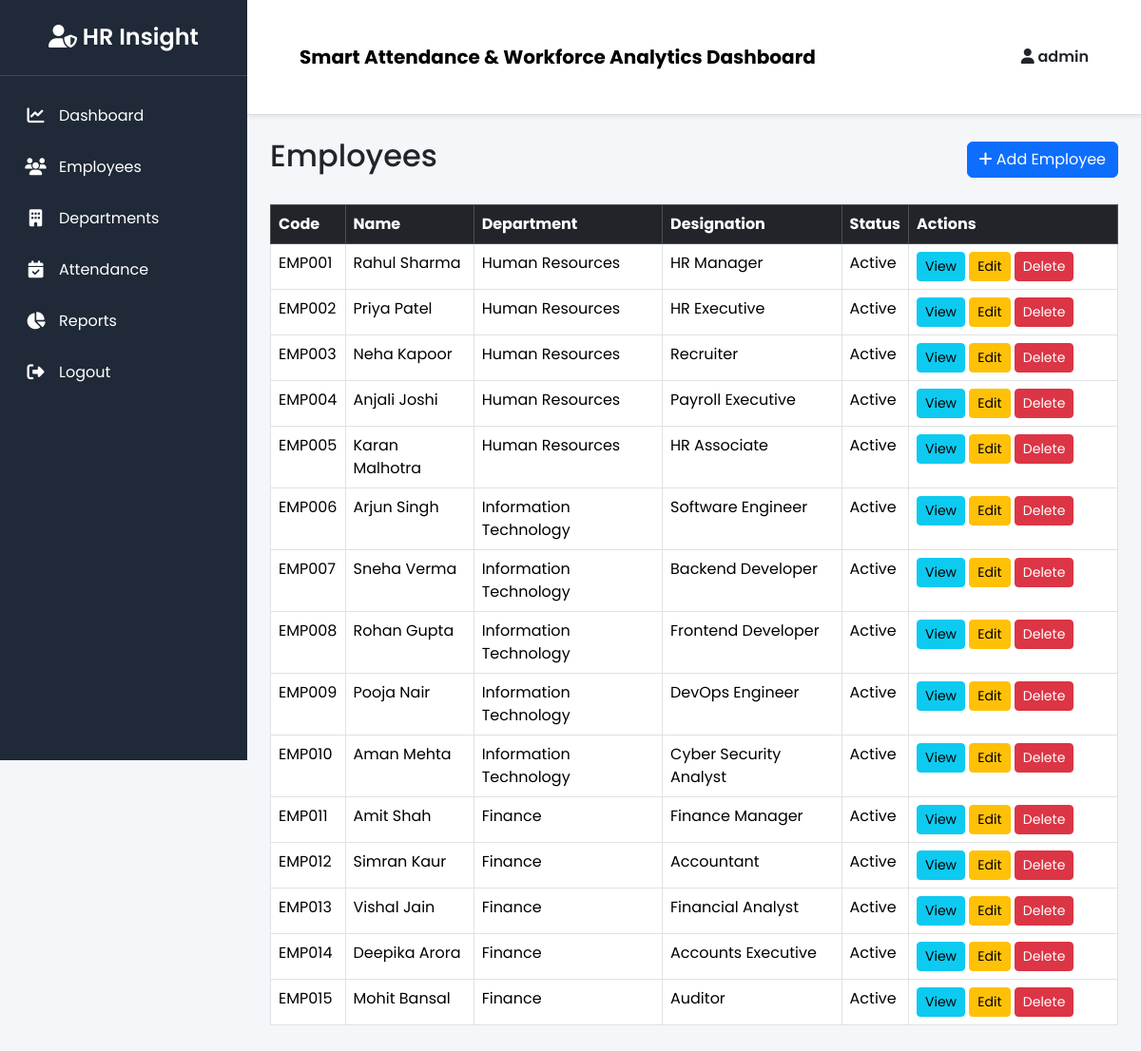
Page /employees/ (signed in) on the committed database.
### app/models/user.py (models this page shows, shortened)
class User(UserMixin, db.Model):
    __tablename__ = "users"
    id = db.Column(db.Integer, primary_key=True)
    username = db.Column(db.String(100), nullable=False)
    email = db.Column(db.String(120), unique=True, nullable=False)
    password_hash = db.Column(db.String(255), nullable=False)
    is_active = db.Column(db.Boolean, default=True)

### app/models/employee.py (models this page shows, shortened)
class Employee(db.Model):
    __tablename__ = "employees"
    id = db.Column(db.Integer, primary_key=True)
    employee_code = db.Column(
        db.String(20),
        unique=True,
        nullable=False
    )
    first_name = db.Column(
        db.String(100),
        nullable=False
    )
    last_name = db.Column(
        db.String(100),
        nullable=False
    )
    email = db.Column(
        db.String(120),
        unique=True,
        nullable=False
    )
    phone = db.Column(
        db.String(20)
    )
    gender = db.Column(
        db.String(20)
    )
    date_of_birth = db.Column(
        db.Date
    )
    joining_date = db.Column(
        db.Date,
        default=date.today
    )
    designation = db.Column(
        db.String(100),
        nullable=False
    )
    salary = db.Column(
        db.Float,
        default=0
    )
    address = db.Column(
        db.Text
    )
    status = db.Column(
        db.String(20),
        default="Active"
    )
    shift = db.Column(
        db.String(50),
        default="General Shift (09:00–18:00)"
    )
    department_id = db.Column(
        db.Integer,
        db.ForeignKey("departments.id"),
        nullable=False
    )
    department = db.relationship(
        "Department",
        back_populates="employees"
    )
    attendance = db.relationship(
        "Attendance",
        back_populates="employee",
        cascade="all, delete-orphan",
        lazy=True
    )
    leave_requests = db.relationship(
    "Leave",
    back_populates="employee",
    cascade="all, delete-orphan",
    lazy=True
    )

### app/models/department.py (models this page shows, shortened)
class Department(db.Model):
    __tablename__ = "departments"
    id = db.Column(db.Integer, primary_key=True)
    department_name = db.Column(
        db.String(100),
        unique=True,
        nullable=False
    )
    department_code = db.Column(
        db.String(20),
        unique=True,
        nullable=False
    )
    description = db.Column(db.Text)
    employees = db.relationship(
        "Employee",
        back_populates="department",
        cascade="all, delete-orphan",
        lazy=True
    )

### app/employees/routes.py (the view, shortened to what this page needs)
@employees_bp.route("/")
@login_required
def index():
    search = request.args.get("search", "")
    query = Employee.query
    employees = query.all()
    return render_template(
        "employees/list.html",
        employees=employees,
        search=search
    )

### app/__init__.py (called while the page is built)
@login_manager.user_loader
def load_user(user_id):
    from app.models.user import User
    return User.query.get(int(user_id))

### app/templates/employees/list.html (shortened to what this page needs)
{% extends "layouts/base.html" %}
{% block content %}
<div class="d-flex justify-content-between align-items-center mb-4">
    <h2>Employees</h2>
    <a href="{{ url_for('employees.add_employee') }}"
       class="btn btn-primary">
        <i class="fa fa-plus"></i>
        Add Employee
    </a>
</div>
<table class="table table-bordered table-hover">
    <thead class="table-dark">
        <tr>
            <th>Code</th>
            <th>Name</th>
            <th>Department</th>
            <th>Designation</th>
            <th>Status</th>
            <th width="220">Actions</th>
        </tr>
    </thead>
    <tbody>
    {% for emp in employees %}
        <tr>
            <td>{{ emp.employee_code }}</td>
            <td>{{ emp.first_name }} {{ emp.last_name }}</td>
            <td>{{ emp.department.department_name }}</td>
            <td>{{ emp.designation }}</td>
            <td>{{ emp.status }}</td>
            <td>
                <a href="{{ url_for('employees.view_employee', id=emp.id) }}"
                   class="btn btn-info btn-sm">
                    View
                </a>
                <a href="{{ url_for('employees.edit_employee', id=emp.id) }}"
                   class="btn btn-warning btn-sm">
                    Edit
                </a>
                <a href="{{ url_for('employees.delete_employee', id=emp.id) }}"
                   class="btn btn-danger btn-sm"
                   onclick="return confirm('Delete employee?')">
                    Delete
                </a>
            </td>
        </tr>
    {% endfor %}
    </tbody>
</table>
{% endblock %}

### app/templates/layouts/base.html (shortened to what this page needs)
<!DOCTYPE html>
<html lang="en">
<head>
    <link href="https://cdn.jsdelivr.net/npm/bootstrap@5.3.3/dist/css/bootstrap.min.css" rel="stylesheet">
    <link href="https://cdnjs.cloudflare.com/ajax/libs/font-awesome/6.7.2/css/all.min.css" rel="stylesheet">
    <link rel="stylesheet" href="{{ url_for('static', filename='css/style.css') }}">
</head>
<body>
<div class="wrapper">
    <aside class="sidebar">
        <div class="sidebar-header">
            <h3>
                <i class="fa-solid fa-user-shield"></i>
                HR Insight
            </h3>
        </div>
        <ul class="sidebar-menu">
            <li>
                <a href="{{ url_for('dashboard.dashboard') }}">
                    <i class="fa-solid fa-chart-line"></i>
                    Dashboard
                </a>
            </li>
            <li>
                <a href="{{ url_for('employees.index') }}">
                    <i class="fa-solid fa-users"></i>
                    Employees
                </a>
            </li>
            <li>
                <a href="{{ url_for('departments.index') }}">
                    <i class="fa-solid fa-building"></i>
                    Departments
                </a>
            </li>
            <li>
                <a href="{{ url_for('attendance.index') }}">
                    <i class="fa-solid fa-calendar-check"></i>
                    Attendance
                </a>
            </li>
            <li>
                <a href="{{ url_for('reports.index') }}">
                    <i class="fa-solid fa-chart-pie"></i>
                     Reports
                    </a>
            </li>
            <li>
                <a href="{{ url_for('auth.logout') }}">
                    <i class="fa-solid fa-right-from-bracket"></i>
                    Logout
                </a>
            </li>
        </ul>
    </aside>
    <main class="main">
        <nav class="navbar navbar-expand-lg bg-white shadow-sm">
            <div class="container-fluid">
                <span class="navbar-brand fw-bold">
                    Smart Attendance & Workforce Analytics Dashboard
                </span>
                <div class="ms-auto">
                    {% if current_user.is_authenticated %}
                        <span class="fw-semibold">
                            <i class="fa-solid fa-user"></i>
                            {{ current_user.username }}
                        </span>
                    {% endif %}
                </div>
            </div>
        </nav>
        <div class="container-fluid p-4">
            {% block content %}
            {% endblock %}
        </div>
    </main>
</div>
</body>
</html>

### app/static/css/style.css (style rules this page uses)
* { margin:0; padding:0; box-sizing:border-box; font-family:'Poppins',sans-serif; }
html, body { height:100%; background:#f4f6f9; }
.wrapper { display:flex; width:100%; min-height:100vh; }
.sidebar { position:fixed; top:0; left:0; width:260px; height:100vh; background:#1f2937; color:#fff; overflow-y:auto; z-index:1000; }
.sidebar-header { padding:25px; text-align:center; border-bottom:1px solid rgba(255,255,255,.15); }
.sidebar-header h3 { margin:0; font-size:24px; font-weight:600; }
.sidebar-menu { list-style:none; margin:0; padding:15px 0; }
.sidebar-menu li { width:100%; }
.sidebar-menu li a { display:flex; align-items:center; gap:12px; padding:15px 25px; color:#ffffff; text-decoration:none; transition:.3s; }
.sidebar-menu i { width:25px; text-align:center; font-size:18px; }
.main { margin-left:260px; width:calc(100% - 260px); min-height:100vh; display:flex; flex-direction:column; }
.navbar { background:#fff; padding:15px 30px; border-bottom:1px solid #ddd; }
.container-fluid { padding:25px; }
.table th { vertical-align:middle; }

### rows in the picture
User: username "admin"
Employee: employee_code "EMP001", first_name "Rahul", last_name "Sharma", department.department_name "Human Resources", designation "HR Manager", status "Active"
Employee: employee_code "EMP002", first_name "Priya", last_name "Patel", department.department_name "Human Resources", designation "HR Executive", status "Active"
Employee: employee_code "EMP003", first_name "Neha", last_name "Kapoor", department.department_name "Human Resources", designation "Recruiter", status "Active"
Employee: employee_code "EMP004", first_name "Anjali", last_name "Joshi", department.department_name "Human Resources", designation "Payroll Executive", status "Active"
Employee: employee_code "EMP005", first_name "Karan", last_name "Malhotra", department.department_name "Human Resources", designation "HR Associate", status "Active"
Employee: employee_code "EMP006", first_name "Arjun", last_name "Singh", department.department_name "Information Technology", designation "Software Engineer", status "Active"
Employee: employee_code "EMP007", first_name "Sneha", last_name "Verma", department.department_name "Information Technology", designation "Backend Developer", status "Active"
Employee: employee_code "EMP008", first_name "Rohan", last_name "Gupta", department.department_name "Information Technology", designation "Frontend Developer", status "Active"
Employee: employee_code "EMP009", first_name "Pooja", last_name "Nair", department.department_name "Information Technology", designation "DevOps Engineer", status "Active"
Employee: employee_code "EMP010", first_name "Aman", last_name "Mehta", department.department_name "Information Technology", designation "Cyber Security Analyst", status "Active"
Employee: employee_code "EMP011", first_name "Amit", last_name "Shah", department.department_name "Finance", designation "Finance Manager", status "Active"
Employee: employee_code "EMP012", first_name "Simran", last_name "Kaur", department.department_name "Finance", designation "Accountant", status "Active"
Employee: employee_code "EMP013", first_name "Vishal", last_name "Jain", department.department_name "Finance", designation "Financial Analyst", status "Active"
Employee: employee_code "EMP014", first_name "Deepika", last_name "Arora", department.department_name "Finance", designation "Accounts Executive", status "Active"
Employee: employee_code "EMP015", first_name "Mohit", last_name "Bansal", department.department_name "Finance", designation "Auditor", status "Active"
